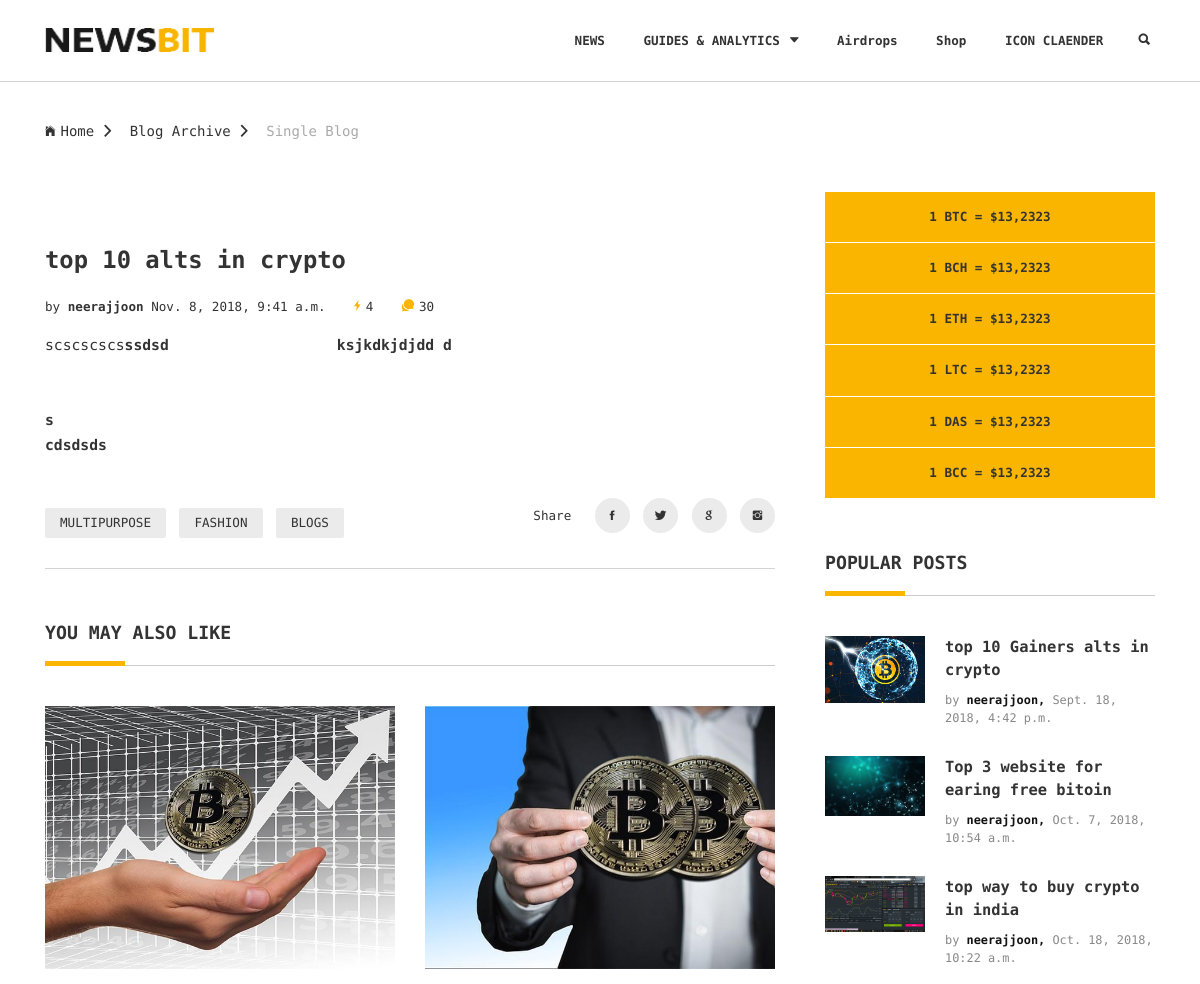
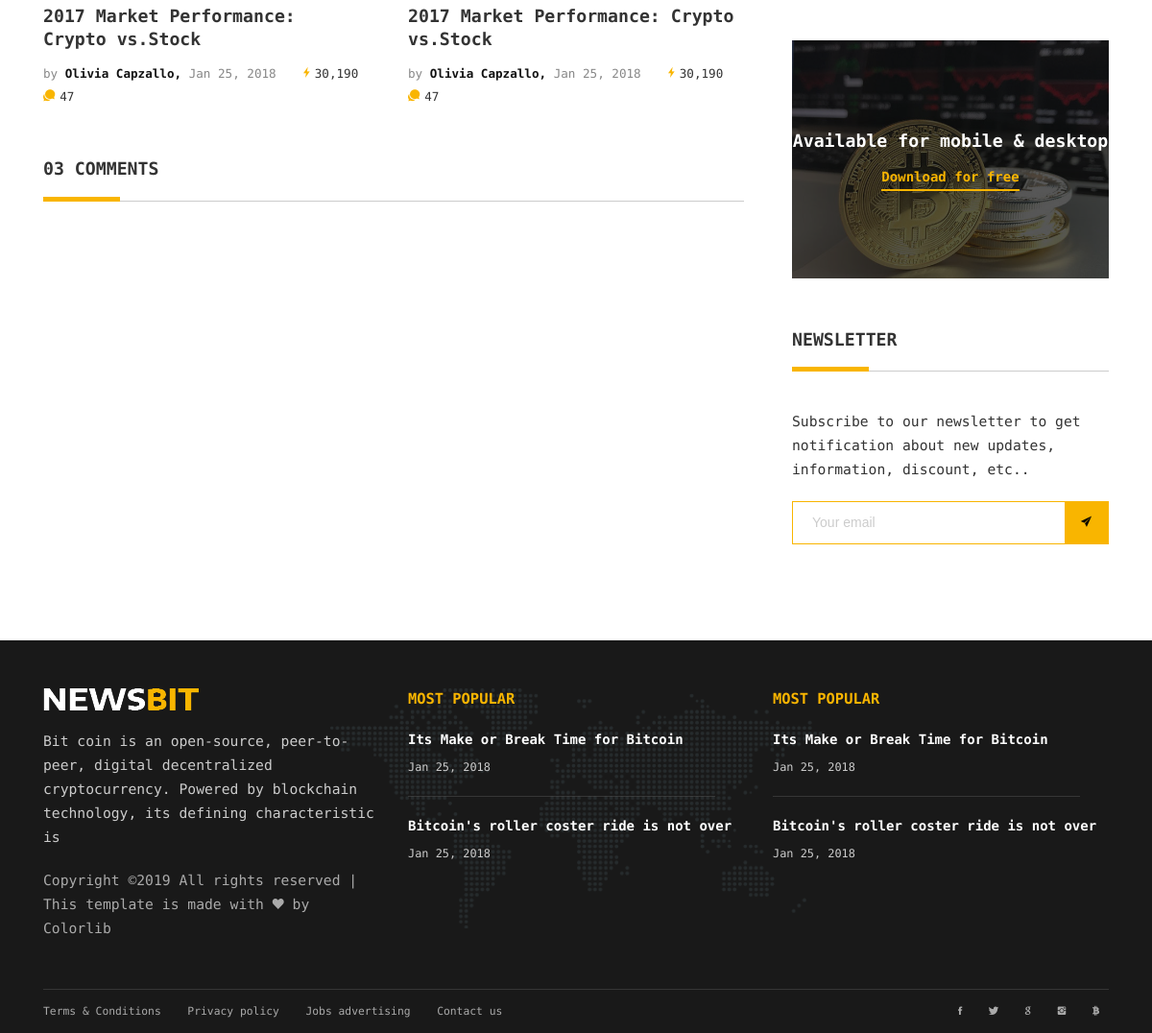
The page /blog/top-10-alts-in-crypto on the database its author committed (2 pictures, top to bottom).
### blog/models.py (models this page shows)
class Blog(models.Model):
	author = models.ForeignKey(User)
	title = models.CharField(max_length=120)
	content = RichTextUploadingField()
	box_image = models.ImageField(upload_to="Blog/",blank=True,null=True)
	published_on = models.DateTimeField(default=datetime.now,blank=True,null=True, editable=False)
	blog_views = models.IntegerField(default=0)
	slug = models.SlugField(max_length=255, null=True, blank=True, editable=False)
	def save(self, *args, **kwargs):
	   	self.slug = slugify(self.title)
		super(Blog, self).save(*args, **kwargs)
	def __unicode__(self):
		return self.title

### website/views.py (the view)
# urls.py: url(r'^blog/(?P<blog_slug>[-_\w]+)$', views.my_blog),
def my_blog(request, blog_slug):
	title1=''
	try:
		blog = Blog.objects.get(slug=blog_slug)
		blog.blog_views = blog.blog_views + 1
		blog.save()
		title1=k.title
	except:
		title1='blog not exist'
	contact_list = Blog.objects.all().order_by('-blog_views')
	pop = contact_list[:3]
	return render(request, "dashbord/blog_single.html", {'blog': blog, 'popular': pop})

### website/templates/dashbord/blog_single.html (shortened to what this page needs)
{% extends 'dashbord/blog_base.html' %}
{% block content %}
{% load static %}
	<section class="ptb-0">
		<div class="mb-30 brdr-ash-1 opacty-5"></div>
		<div class="container">
			<a class="mt-10" href="/"><i class="mr-5 ion-ios-home"></i>Home<i class="mlr-10 ion-chevron-right"></i></a>
			<a class="mt-10" href="/blogs">Blog Archive<i class="mlr-10 ion-chevron-right"></i></a>
			<a class="mt-10 color-ash" href="#">Single Blog</a>
		</div>
	</section>
	<section>
		<div class="container">
			<div class="row">
				<div class="col-md-12 col-lg-8">
					<h3 class="mt-30"><b>{{blog.title}}</b></h3>
					<ul class="list-li-mr-20 mtb-15">
						<li>by <a href="#"><b>{{blog.author}} </b></a> {{blog.published_on}}</li>
						<li><i class="color-primary mr-5 font-12 ion-ios-bolt"></i>{{blog.blog_views}}</li>
						<li><i class="color-primary mr-5 font-12 ion-chatbubbles"></i>30</li>
					</ul>
					<p class="mtb-15">{{blog.content|safe}}</p>
					<div class="float-left-right text-center mt-40 mt-sm-20">
						<ul class="mb-30 list-li-mt-10 list-li-mr-5 list-a-plr-15 list-a-ptb-7 list-a-bg-grey list-a-br-2 list-a-hvr-primary ">
							<li><a href="#">MULTIPURPOSE</a></li>
							<li><a href="#">FASHION</a></li>
							<li class="mr-0"><a href="#">BLOGS</a></li>
						</ul>
						<ul class="mb-30 list-a-bg-grey list-a-hw-radial-35 list-a-hvr-primary list-li-ml-5">
							<li class="mr-10 ml-0">Share</li>
							<li><a href="#"><i class="ion-social-facebook"></i></a></li>
							<li><a href="#"><i class="ion-social-twitter"></i></a></li>
							<li><a href="#"><i class="ion-social-google"></i></a></li>
							<li><a href="#"><i class="ion-social-instagram"></i></a></li>
						</ul>
					</div>
					<div class="brdr-ash-1 opacty-5"></div>
					<h4 class="p-title mt-50"><b>YOU MAY ALSO LIKE</b></h4>
					<div class="row">
						<div class="col-sm-6">
							<img src="images/crypto-news-2-600x450.jpg" alt="">
							<h4 class="pt-20"><a href="#"><b>2017 Market Performance: <br/>Crypto vs.Stock</b></a></h4>
							<ul class="list-li-mr-20 pt-10 mb-30">
								<li class="color-lite-black">by <a href="#" class="color-black"><b>Olivia Capzallo,</b></a>
								Jan 25, 2018</li>
								<li><i class="color-primary mr-5 font-12 ion-ios-bolt"></i>30,190</li>
								<li><i class="color-primary mr-5 font-12 ion-chatbubbles"></i>47</li>
							</ul>
						</div>
						<div class="col-sm-6">
							<img src="images/crypto-news-1-600x450.jpg" alt="">
							<h4 class="pt-20"><a href="#"><b>2017 Market Performance: Crypto vs.Stock</b></a></h4>
							<ul class="list-li-mr-20 pt-10 mb-30">
								<li class="color-lite-black">by <a href="#" class="color-black"><b>Olivia Capzallo,</b></a>
								Jan 25, 2018</li>
								<li><i class="color-primary mr-5 font-12 ion-ios-bolt"></i>30,190</li>
								<li><i class="color-primary mr-5 font-12 ion-chatbubbles"></i>47</li>
							</ul>
						</div>
					</div>
					<h4 class="p-title mt-20"><b>03 COMMENTS</b></h4>
				</div>
				{% endblock %}

### website/templates/dashbord/blog_base.html (shortened to what this page needs)
<!DOCTYPE HTML>
<html lang="en">
{% load static %}
<head>
	<link href="{% static 'blog/plugin-frameworks/bootstrap.css' %}" rel="stylesheet">
	<link href="{% static 'blog/fonts/ionicons.css' %}" rel="stylesheet">
	<link href="{% static 'blog/common/styles.css' %}" rel="stylesheet">
</head>
<body>
	<header>
		<div class="container">
			<a class="logo" href="index.html"><img src="{% static 'blog/images/logo-black.png' %}" alt="Logo"></a>
			<a class="right-area src-btn" href="#" >
				<i class="active src-icn ion-search"></i>
			</a>
			<ul class="main-menu" id="main-menu">
				<li><a href="02_archive-page.html">NEWS</a></li>
				<li class="drop-down"><a href="03_single-post.html">GUIDES & ANALYTICS<i class="ion-arrow-down-b"></i></a>
				</li>
				<li><a href="/Airdrops">Airdrops</a></li>
				<li><a href="/Shop">Shop</a></li>
				<li><a href="06_contact-us.html">ICON CLAENDER</a></li>
			</ul>
			<div class="clearfix"></div>
		</div>
	</header>
	{% block content %}
	{% endblock %}
				<div class="col-md-6 col-lg-4">
					<div class="pl-20 pl-md-0">
						<ul class="list-block list-li-ptb-15 list-btm-border-white bg-primary text-center">
							<li><b>1 BTC = $13,2323</b></li>
							<li><b>1 BCH = $13,2323</b></li>
							<li><b>1 ETH = $13,2323</b></li>
							<li><b>1 LTC = $13,2323</b></li>
							<li><b>1 DAS = $13,2323</b></li>
							<li><b>1 BCC = $13,2323</b></li>
						</ul>
						<div class="mtb-50">
							<h4 class="p-title"><b>POPULAR POSTS</b></h4>
							{% for i in popular %}
							<a class="oflow-hidden pos-relative mb-20 dplay-block" href="#">
								<div class="wh-100x abs-tlr"><img src="{{i.box_image.url}}"" alt=""></div>
								<div class="ml-120 min-h-100x">
									<h5 href="/blog/{{i.slug}}"><b>{{i.title}}</b></h5>
									<h6 class="color-lite-black pt-10">by <span class="color-black"><b>{{i.author}},</b></span> {{i.published_on}}</h6>
								</div>
							</a>
							{% endfor %}
						</div>
						<div class="mtb-50 pos-relative">
							<img src="images/banner-1-600x450.jpg" alt="">
							<div class="abs-tblr bg-layer-7 text-center color-white">
								<div class="dplay-tbl">
									<div class="dplay-tbl-cell">
										<h4><b>Available for mobile & desktop</b></h4>
										<a class="mt-15 color-primary link-brdr-btm-primary" href="#"><b>Download for free</b></a>
									</div>
								</div>
							</div>
						</div>
						<div class="mtb-50 mb-md-0">
							<h4 class="p-title"><b>NEWSLETTER</b></h4>
							<p class="mb-20">Subscribe to our newsletter to get notification about new updates,
								information, discount, etc..</p>
							<form class="nwsltr-primary-1">
								<input type="text" placeholder="Your email"/>
								<button type="submit"><i class="ion-ios-paperplane"></i></button>
							</form>
						</div>
					</div>
				</div>
			</div>
		</div>
	</section>
	<footer class="bg-191 color-ccc">
		<div class="container">
			<div class="pt-50 pb-20 pos-relative">
				<div class="abs-tblr pt-50 z--1 text-center">
					<div class="h-80 pos-relative"><img class="opacty-1 h-100 w-auto" src="images/map.png" alt=""></div>
				</div>
				<div class="row">
					<div class="col-sm-4">
						<div class="mb-30">
							<a href="#"><img src="images/logo-white.png"></a>
							<p class="mtb-20 color-ccc">Bit coin is an open-source, peer-to-peer, digital decentralized cryptocurrency.
							Powered by blockchain technology, its defining characteristic is</p>
							<p class="color-ash">
Copyright &copy;<script>document.write(new Date().getFullYear());</script> All rights reserved | This template is made with <i class="ion-heart" aria-hidden="true"></i> by <a href="https://colorlib.com" target="_blank">Colorlib</a>
</p>
						</div>
					</div>
					<div class="col-sm-4">
						<div class="mb-30">
							<h5 class="color-primary mb-20"><b>MOST POPULAR</b></h5>
							<div class="mb-20">
								<a class="color-white" href="#"><b>Its Make or Break Time for Bitcoin</b></a>
								<h6 class="mt-10">Jan 25, 2018</h6>
							</div>
							<div class="brdr-ash-1 opacty-2 mr-30"></div>
							<div class="mt-20">
								<a class="color-white" href="#"><b>Bitcoin's roller coster ride is not over</b></a>
								<h6 class="mt-10">Jan 25, 2018</h6>
							</div>
						</div>
					</div>
					<div class="col-sm-4">
						<div class="mb-30">
							<h5 class="color-primary mb-20"><b>MOST POPULAR</b></h5>
							<div class="mb-20">
								<a class="color-white" href="#"><b>Its Make or Break Time for Bitcoin</b></a>
								<h6 class="mt-10">Jan 25, 2018</h6>
							</div>
							<div class="brdr-ash-1 opacty-2 mr-30"></div>
							<div class="mt-20">
								<a class="color-white" href="#"><b>Bitcoin's roller coster ride is not over</b></a>
								<h6 class="mt-10">Jan 25, 2018</h6>
							</div>
						</div>
					</div>
				</div>
			</div>
			<div class="brdr-ash-1 opacty-2"></div>
			<div class="oflow-hidden color-ash font-9 text-sm-center ptb-sm-5">
				<ul class="float-left float-sm-none list-a-plr-10 list-a-plr-sm-5 list-a-ptb-15 list-a-ptb-sm-10">
					<li><a class="pl-0 pl-sm-10" href="#">Terms & Conditions</a></li>
					<li><a href="#">Privacy policy</a></li>
					<li><a href="#">Jobs advertising</a></li>
					<li><a href="#">Contact us</a></li>
				</ul>
				<ul class="float-right float-sm-none list-a-plr-10 list-a-plr-sm-5 list-a-ptb-15 list-a-ptb-sm-5">
					<li><a class="pl-0 pl-sm-10" href="#"><i class="ion-social-facebook"></i></a></li>
					<li><a href="#"><i class="ion-social-twitter"></i></a></li>
					<li><a href="#"><i class="ion-social-google"></i></a></li>
					<li><a href="#"><i class="ion-social-instagram"></i></a></li>
					<li><a href="#"><i class="ion-social-bitcoin"></i></a></li>
				</ul>
			</div>
		</div>
	</footer>
</body>
</html>

### rows shown on the page
Blog: title "top 10 alts in crypto", author "neerajjoon", published_on "Nov. 8, 2018, 9:41 a.m.", blog_views "4", content "scscscscs ssdsd ksjkdkjdjdd d s cdsdsds"
Blog: box_image (picture), title "top 10 Gainers alts in crypto", author "neerajjoon", published_on "Sept. 18, 2018, 4:42 p.m."
Blog: box_image (picture), title "Top 3 website for earing free bitoin", author "neerajjoon", published_on "Oct. 7, 2018, 10:54 a.m."
Blog: box_image (picture), title "top way to buy crypto in india", author "neerajjoon", published_on "Oct. 18, 2018, 10:22 a.m."
